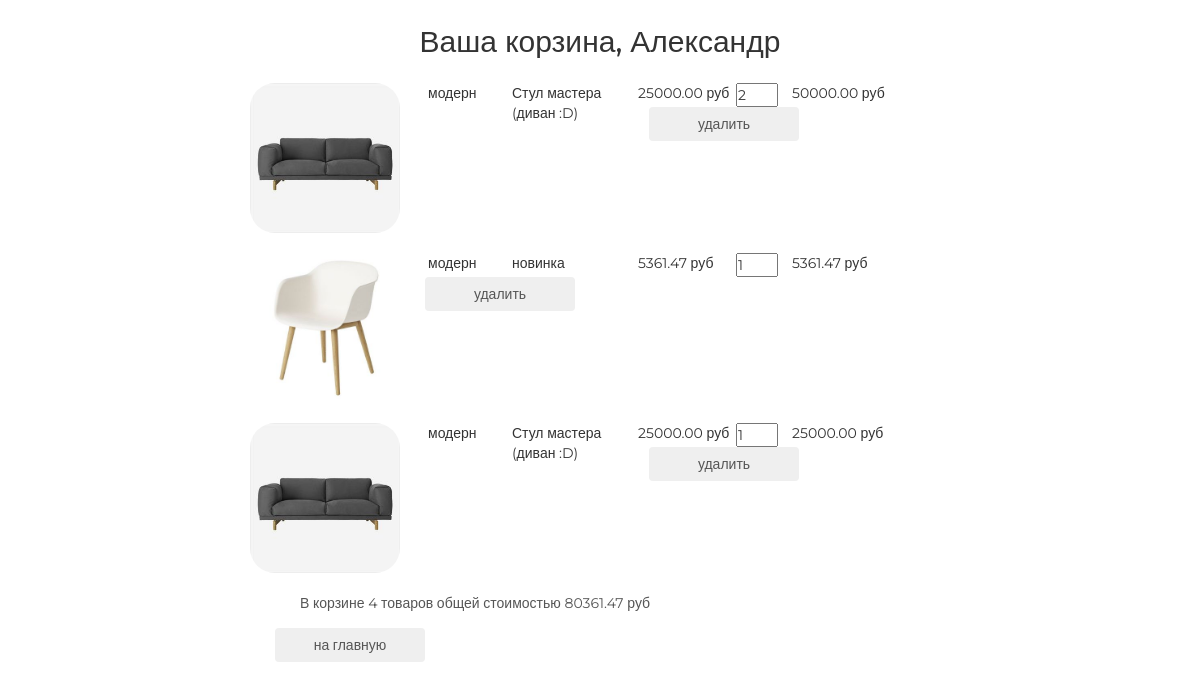
Page /basket/ (signed in) on the committed database.
### authapp/models.py (models this page shows)
class ShopUser(AbstractUser):
    avatar = models.ImageField(upload_to='users_avatars', blank=True, verbose_name='avatar')
    age = models.PositiveSmallIntegerField(verbose_name='возраст')

### basketapp/models.py (models this page shows)
class Basket(models.Model):
    user = models.ForeignKey(settings.AUTH_USER_MODEL, on_delete=models.CASCADE, related_name='basket')
    product = models.ForeignKey(Product, on_delete=models.CASCADE)
    quantity = models.PositiveIntegerField(verbose_name='количество', default=0)
    add_datetime = models.DateTimeField(auto_now_add=True, verbose_name='время')
    @property
    def product_cost(self):
        return self.product.price * self.quantity
    @property
    def total_quantity(self):
        _items = Basket.objects.filter(user=self.user)
        _total_quantity = sum(list(map(lambda x: x.quantity, _items)))
        return _total_quantity
    @property
    def total_cost(self):
        _items = Basket.objects.filter(user=self.user)
        _total_cost = sum(list(map(lambda x: x.product_cost, _items)))
        return _total_cost

### mainapp/models.py (models this page shows, shortened)
class Product(models.Model):
    category = models.ForeignKey(ProductCategory, on_delete=models.CASCADE)
    name = models.CharField(verbose_name='имя продукта', max_length=128)
    image = models.ImageField(upload_to='products_images', blank=True)
    short_desc = models.CharField(verbose_name='краткое описание продукта', max_length=60, blank=True)
    description = models.TextField(verbose_name='описание продукта', blank=True)
    price = models.DecimalField(verbose_name='цена продукта', max_digits=8, decimal_places=2, default=0)
    quantity = models.PositiveIntegerField(verbose_name='количество на складе', default=0)
    is_active = models.BooleanField(default=True, verbose_name='активна')

class ProductCategory(models.Model):
    name = models.CharField(verbose_name='имя', max_length=64, unique=True)
    description = models.TextField(verbose_name='описание', blank=True)
    is_active = models.BooleanField(default=True, verbose_name='активна')

### basketapp/views.py (the view)
# urls.py: path('', basketapp.basket, name='view'),
@login_required
def basket(request):
    title = 'Корзина'
    basket_items = Basket.objects.filter(user=request.user).order_by('product__category')
    content = {
        'title': title,
        'basket_items': basket_items
    }
    return render(request, 'basketapp/basket.html', content)

### basketapp/templates/basketapp/basket.html
{% extends 'basketapp/base.html' %}
{% load static %}
{% block content %}
  <div class="basket_list">
    {% include 'basketapp/includes/inc_basket_list.html' %}
  </div>
    <button class="btn btn-round">
      <a href="{% url 'main' %}">на главную</a>
  </button>
{% endblock %}

### basketapp/templates/basketapp/base.html (shortened to what this page needs)
<!DOCTYPE html>
{% load static %}
<html>
<head>
  {% block css %}
    <link rel="stylesheet" href="{% static 'css/bootstrap.min.css' %}">
    <link rel="stylesheet" href="{% static 'css/style.css' %}">
    <link rel="stylesheet" href="{% static 'fonts/font-awesome/css/font-awesome.css' %}">
  {% endblock %}
</head>
<body>
  <div class="basket_container">
    <div class="h2 text-center head">
      Ваша корзина,
      {% if user.first_name %}
        {{ user.first_name|title}}
      {% else %}
        Пользователь
      {% endif %}
    </div>
    {% block content %}
    {% endblock %}
  </div>
</body>
</html>

### basketapp/templates/basketapp/includes/inc_basket_list.html
{% for item in basket_items %}
    <div class="basket_record">
      <img src="/media/{{ item.product.image }}"
           alt="{{ item.product.short_desc }}">
      <span class="category_name">{{ item.product.category.name }}</span>
      <span class="product_name">{{ item.product.name }}</span>
      <span class="product_price">{{ item.product.price }}&nbsp;руб</span>
      <input type="number" name="{{ item.pk }}"
                           min="0"
                           value="{{ item.quantity }}">
      <span class="product_cost">{{ item.product_cost }}&nbsp;руб</span>
      <button class="btn btn-round">
        <a href="{% url 'basket:remove' item.pk %}" class="">
          удалить
        </a>
      </button>
    </div>
  {% endfor %}
  {% if basket_items %}
    <div class="basket_summary">
      В корзине {{ basket_items.0.total_quantity }} товаров общей стоимостью
                {{ basket_items.0.total_cost }} руб
    </div>
  {% endif %}

### static/css/style.css (style rules this page uses)
* { margin: 0; padding: 0; }
body { font-family: 'Montserrat', sans-serif; }
html, body { height: 100%; }
.basket_container { margin: 25px auto; width: 700px; }
.basket_list input[type="number"] { width: 3em; position: relative; display: block; float: left; }
.basket_list span.category_name { margin-left: 2em; width: 5em; position: relative; display: block; float: left; }
.basket_list span.product_name { margin-left: 1em; width: 8em; position: relative; display: block; float: left; }
.basket_list span.product_price { margin-left: 1em; width: 7em; position: relative; display: block; float: left; }
.basket_list span.product_cost { margin-left: 1em; width: 7em; position: relative; display: block; float: left; }
.basket_list .basket_record { position: relative; display: block; height: 170px; float: none; }
.basket_container .head { margin: 25px auto; }
.basket_container button { margin-left: 25px; width: 150px; display: block; float: left; }
.basket_container button a { text-decoration: none; color: #555; }
.basket_container img { display: block; float: left; width: 150px; border-radius: 25px; }
.basket_container .basket_summary { display: block; margin-left: 50px; margin-bottom: 15px; color: #555; }

### rows in the picture
ShopUser: first_name "Александр"
Basket: product.image (picture), product.category.name "модерн", product.name "Стул мастера (диван :D)", product.price "25000.00", quantity "2", product_cost "50000.00", user+quantity "4", user+product+quantity "80361.47"
Basket: product.image (picture), product.category.name "модерн", product.name "новинка", product.price "5361.47", quantity "1", product_cost "5361.47"
Basket: product.image (picture), product.category.name "модерн", product.name "Стул мастера (диван :D)", product.price "25000.00", quantity "1", product_cost "25000.00"
